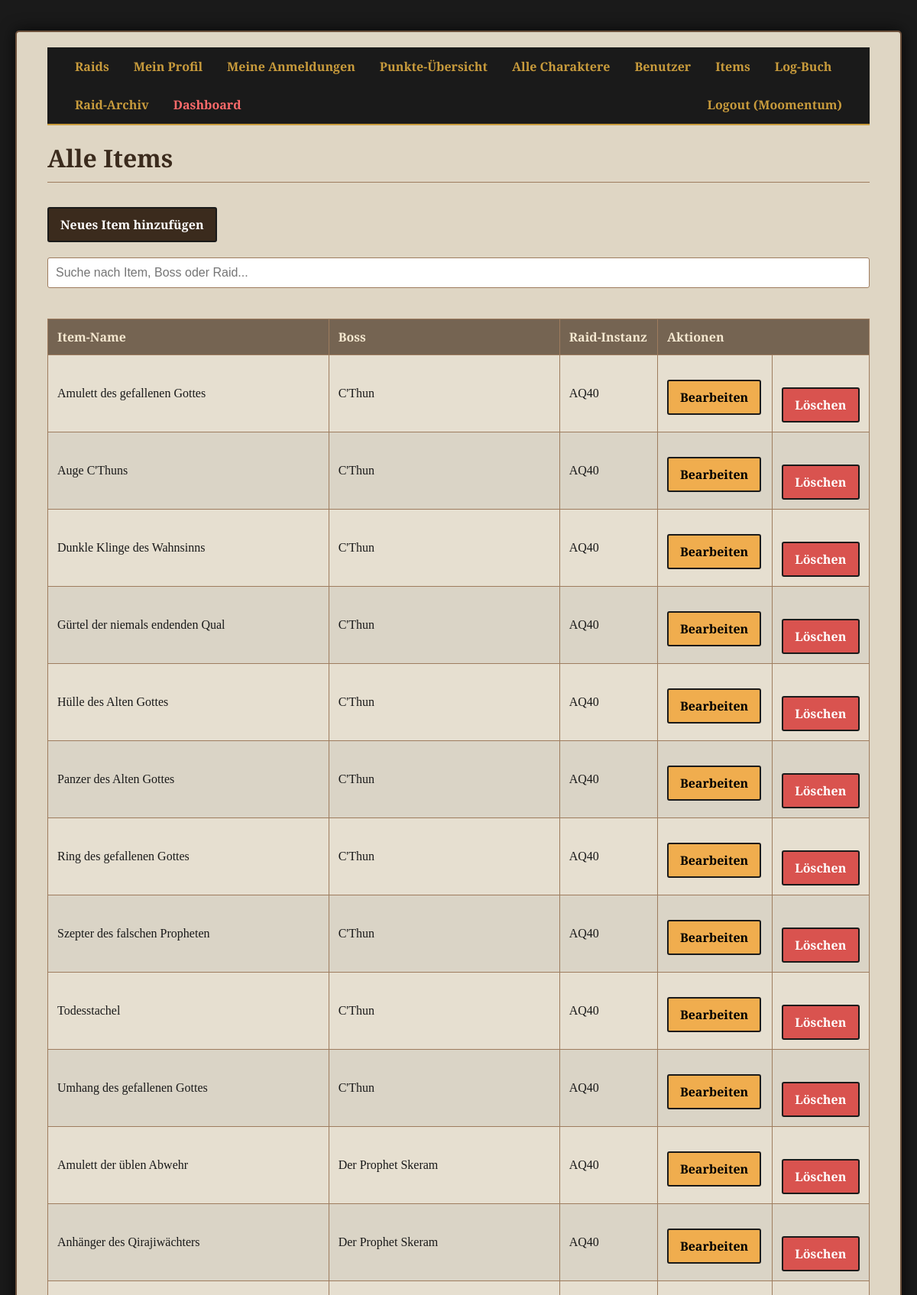
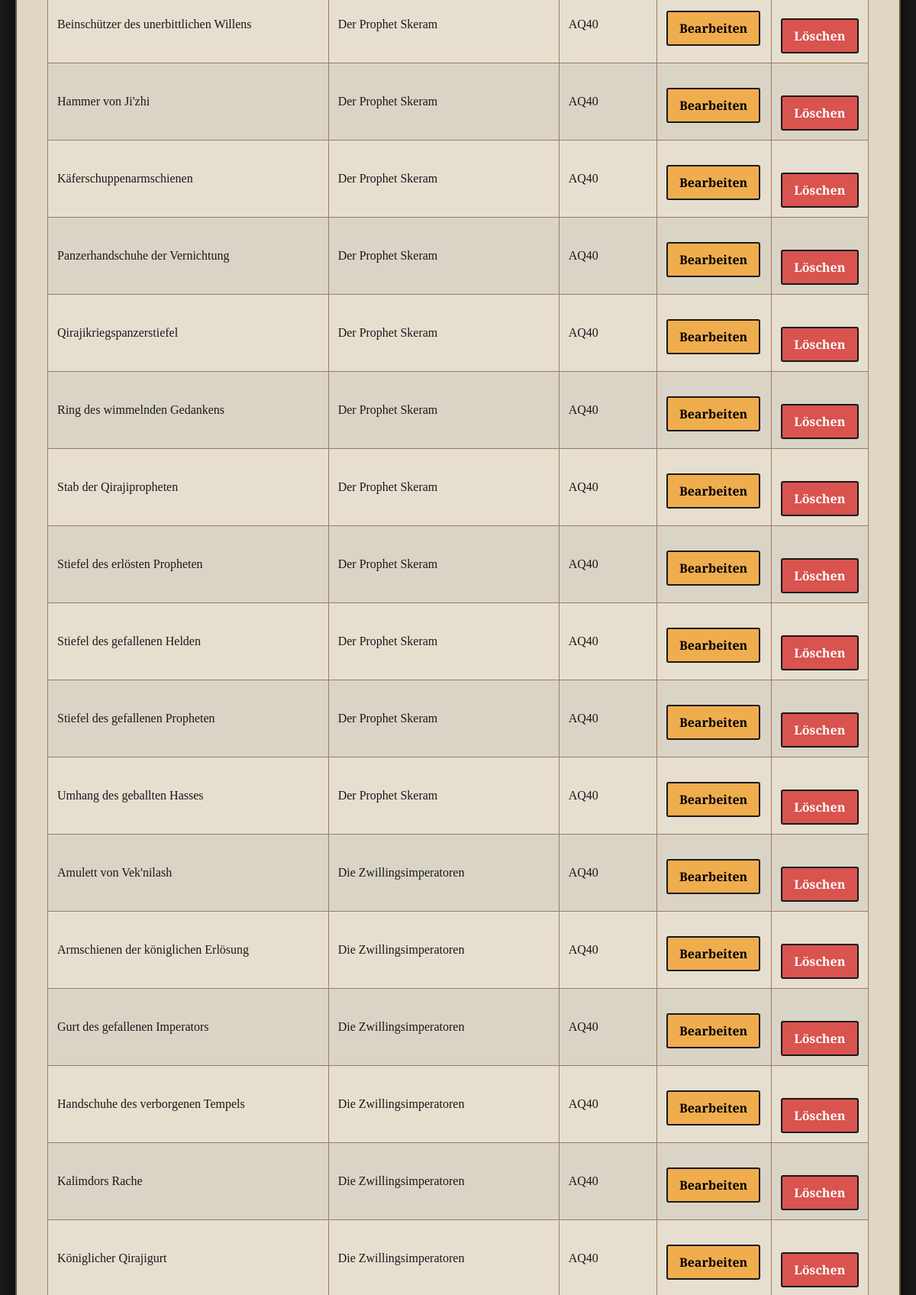
/admin/items (signed in, upper part), run on the app's committed database (2 pictures, top to bottom).
### tables this page shows
CREATE TABLE users (id INTEGER PRIMARY KEY AUTOINCREMENT, username TEXT NOT NULL UNIQUE, password_hash TEXT NOT NULL, role TEXT NOT NULL DEFAULT 'member');

CREATE TABLE items (id INTEGER PRIMARY KEY AUTOINCREMENT, item_name TEXT NOT NULL UNIQUE, boss_name TEXT NOT NULL, raid_instanz TEXT NOT NULL, ruestungstyp TEXT);

### app.py (the view)
@app.route('/admin/items')
@login_required
@admin_required
def item_liste():
    conn = get_db_connection(); items = conn.execute('SELECT * FROM items ORDER BY raid_instanz, boss_name, item_name').fetchall(); conn.close()
    return render_template('item_liste.html', item_liste=items)

### app.py (called while the page is built)
@login_manager.user_loader
def load_user(user_id):
    conn = get_db_connection(); user_data = conn.execute('SELECT * FROM users WHERE id = ?', (user_id,)).fetchone(); conn.close()
    return User(id=user_data['id'], username=user_data['username'], role=user_data['role']) if user_data else None

def admin_required(f):
    @wraps(f)
    def decorated_function(*args, **kwargs):
        if not current_user.is_authenticated or current_user.role != 'admin':
            flash('Für diese Aktion sind Admin-Rechte erforderlich.', 'error'); return redirect(url_for('raid_liste'))
        return f(*args, **kwargs)
    return decorated_function

def get_db_connection():
    conn = sqlite3.connect('loot_system.db'); conn.execute("PRAGMA foreign_keys = ON"); conn.row_factory = sqlite3.Row
    return conn

### templates/item_liste.html (shortened to what this page needs)
{% extends "base.html" %}
{% block content %}
    <h1>Alle Items</h1>
    <a href="{{ url_for('item_hinzufuegen') }}" class="button">Neues Item hinzufügen</a>
    <input type="text" id="searchInput" placeholder="Suche nach Item, Boss oder Raid..." style="width: 100%; padding: 10px; margin-top: 20px; margin-bottom: 20px; box-sizing: border-box;">
    <table id="itemTabelle">
        <thead>
            <tr>
                <th>Item-Name</th>
                <th>Boss</th>
                <th>Raid-Instanz</th>
                <th colspan="2">Aktionen</th>
            </tr>
        </thead>
        <tbody>
            {% for item in item_liste %}
            <tr>
                <td>{{ item['item_name'] }}</td>
                <td>{{ item['boss_name'] }}</td>
                <td>{{ item['raid_instanz'] }}</td>
                <td>
                    <a href="{{ url_for('item_bearbeiten', item_id=item['id']) }}" class="button btn-yellow">Bearbeiten</a>
                </td>
                <td>
                    <form action="{{ url_for('item_loeschen', item_id=item['id']) }}" method="post" onsubmit="return confirm('Bist du sicher, dass du dieses Item endgültig löschen willst?');">
                        <button type="submit" class="button btn-red">Löschen</button>
                    </form>
                </td>
            </tr>
            {% endfor %}
        </tbody>
    </table>
{% endblock %}

### templates/base.html (shortened to what this page needs)
<!DOCTYPE html>
<html lang="de">
<head>
    <link rel="stylesheet" href="{{ url_for('static', filename='css/style.css') }}">
</head>
<body>
    <div class="container">
        <nav class="navbar">
            <a href="{{ url_for('raid_liste') }}">Raids</a>
            {% if current_user.is_authenticated %}
                <a href="{{ url_for('profil') }}">Mein Profil</a>
                <a href="{{ url_for('meine_anmeldungen') }}">Meine Anmeldungen</a>
                <a href="{{ url_for('punkte_uebersicht') }}">Punkte-Übersicht</a>
                {% if current_user.role == 'admin' %}
                    <a href="{{ url_for('admin_charakter_liste') }}">Alle Charaktere</a>
                    <a href="{{ url_for('admin_user_liste') }}">Benutzer</a>
                    <a href="{{ url_for('item_liste') }}">Items</a>
                    <a href="{{ url_for('log_liste') }}">Log-Buch</a>
                    <a href="{{ url_for('archiv_liste') }}">Raid-Archiv</a>
                    <a href="{{ url_for('dashboard') }}" style="color: #ff6b6b;">Dashboard</a>
                {% endif %}
                <a href="{{ url_for('logout') }}" style="float: right;">Logout ({{ current_user.username }})</a>
            {% else %}
                <a href="{{ url_for('login') }}" style="float: right;">Login</a>
                <a href="{{ url_for('register') }}" style="float: right;">Registrieren</a>
            {% endif %}
        </nav>
        <div class="content">
            {% block content %}{% endblock %}
        </div>
    </div>
</body>
</html>

### static/css/style.css (style rules this page uses)
body { background-image: url('https://upload.wikimedia.org/wikipedia/commons/b/b8/Classic_Stranglethorn_Vale.jpeg'); background-color: #1a1a1a; background-size: cover; background-attachment: fixed; background-position: center; font-family: 'Cinzel', serif; color: #1a1a1a; margin: 0; padding: 20px; }
.container { max-width: 1200px; margin: 20px auto; padding: 20px 40px; background-color: rgba(245, 235, 215, 0.9); border: 2px solid #6b4f3a; border-radius: 5px; box-shadow: 0 0 20px rgba(0,0,0,0.75); }
.navbar { background-color: #1a1a1a; border-bottom: 2px solid #c89b3c; overflow: hidden; padding: 0 20px; }
.navbar a { float: left; display: block; color: #c89b3c; text-align: center; padding: 14px 16px; text-decoration: none; font-weight: 700; transition: all 0.3s ease; }
h1, h2 { color: #3b2b1d; border-bottom: 1px solid #9e7c5e; padding-bottom: 10px; font-weight: 700; }
table { border-collapse: collapse; width: 100%; margin-top: 20px; background-color: rgba(255, 255, 255, 0.2); }
th, td { border: 1px solid #9e7c5e; text-align: left; padding: 12px; }
th { background-color: rgba(91, 70, 52, 0.8); color: #f5e8d0; font-weight: 700; }
tr:nth-child(even) { background-color: rgba(0, 0, 0, 0.05); }
form { display: flex; flex-direction: column; max-width: 500px; margin-top: 20px; }
input[type="text"], input[type="date"], input[type="time"], input[type="number"], select, textarea { padding: 10px; margin-top: 5px; border: 1px solid #9e7c5e; border-radius: 3px; background-color: #fff; font-family: 'Arial', sans-serif; font-size: 16px; }
.button, button { display: inline-block; background-color: #3b2b1d; color: #FFFFFF; padding: 10px 15px; margin-top: 10px; text-decoration: none; border: 2px solid #1a1a1a; border-radius: 3px; font-family: 'Cinzel', serif; font-weight: 700; font-size: 16px; cursor: pointer; text-align: center; transition: all 0.2s ease-in-out; }
.btn-yellow { background-color: #f0ad4e; color: #000000; }
.btn-red { background-color: #d9534f; color: #FFFFFF; }

### data on the page
users: username "Moomentum"
items: item_name "Amulett des gefallenen Gottes", boss_name "C'Thun", raid_instanz "AQ40"
items: item_name "Auge C'Thuns", boss_name "C'Thun", raid_instanz "AQ40"
items: item_name "Dunkle Klinge des Wahnsinns", boss_name "C'Thun", raid_instanz "AQ40"
items: item_name "Gürtel der niemals endenden Qual", boss_name "C'Thun", raid_instanz "AQ40"
items: item_name "Hülle des Alten Gottes", boss_name "C'Thun", raid_instanz "AQ40"
items: item_name "Panzer des Alten Gottes", boss_name "C'Thun", raid_instanz "AQ40"
items: item_name "Ring des gefallenen Gottes", boss_name "C'Thun", raid_instanz "AQ40"
items: item_name "Szepter des falschen Propheten", boss_name "C'Thun", raid_instanz "AQ40"
items: item_name "Todesstachel", boss_name "C'Thun", raid_instanz "AQ40"
items: item_name "Umhang des gefallenen Gottes", boss_name "C'Thun", raid_instanz "AQ40"
items: item_name "Amulett der üblen Abwehr", boss_name "Der Prophet Skeram", raid_instanz "AQ40"
items: item_name "Anhänger des Qirajiwächters", boss_name "Der Prophet Skeram", raid_instanz "AQ40"
items: item_name "Beinschützer des unerbittlichen Willens", boss_name "Der Prophet Skeram", raid_instanz "AQ40"
items: item_name "Hammer von Ji'zhi", boss_name "Der Prophet Skeram", raid_instanz "AQ40"
items: item_name "Käferschuppenarmschienen", boss_name "Der Prophet Skeram", raid_instanz "AQ40"
items: item_name "Panzerhandschuhe der Vernichtung", boss_name "Der Prophet Skeram", raid_instanz "AQ40"
items: item_name "Qirajikriegspanzerstiefel", boss_name "Der Prophet Skeram", raid_instanz "AQ40"
items: item_name "Ring des wimmelnden Gedankens", boss_name "Der Prophet Skeram", raid_instanz "AQ40"
items: item_name "Stab der Qirajipropheten", boss_name "Der Prophet Skeram", raid_instanz "AQ40"
items: item_name "Stiefel des erlösten Propheten", boss_name "Der Prophet Skeram", raid_instanz "AQ40"
items: item_name "Stiefel des gefallenen Helden", boss_name "Der Prophet Skeram", raid_instanz "AQ40"
items: item_name "Stiefel des gefallenen Propheten", boss_name "Der Prophet Skeram", raid_instanz "AQ40"
items: item_name "Umhang des geballten Hasses", boss_name "Der Prophet Skeram", raid_instanz "AQ40"
items: item_name "Amulett von Vek'nilash", boss_name "Die Zwillingsimperatoren", raid_instanz "AQ40"
items: item_name "Armschienen der königlichen Erlösung", boss_name "Die Zwillingsimperatoren", raid_instanz "AQ40"
items: item_name "Gurt des gefallenen Imperators", boss_name "Die Zwillingsimperatoren", raid_instanz "AQ40"
items: item_name "Handschuhe des verborgenen Tempels", boss_name "Die Zwillingsimperatoren", raid_instanz "AQ40"
items: item_name "Kalimdors Rache", boss_name "Die Zwillingsimperatoren", raid_instanz "AQ40"
items: item_name "Königlicher Qirajigurt", boss_name "Die Zwillingsimperatoren", raid_instanz "AQ40"
